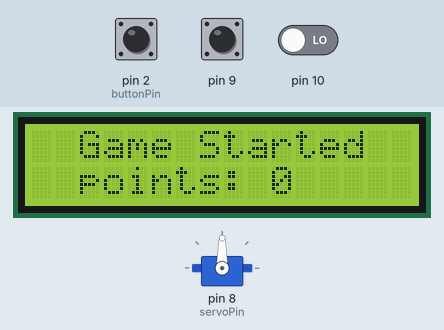
This sketch was run on a simulated Arduino Uno, built with avr-gcc and run on an emulated ATmega328P. On the bench: servo, 16×2 character LCD. The inputs (shaded band) are chosen by the test bench; at power-on: pin 2 (buttonPin) LOW, pin 9 LOW, pin 10 LOW. What the sketch prints to the serial monitor is not drawn.

Above: at 0.1 s.
At 4.2 s:
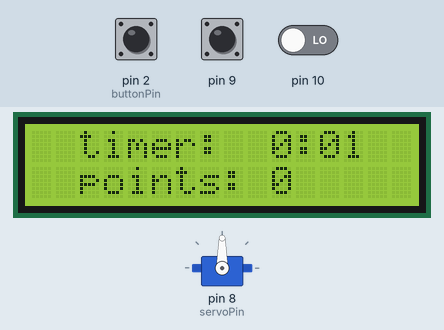
4.3 s: pin 2 (buttonPin) pulled HIGH for 0.15 s
6.5 s: pin 9 pulsed HIGH 5 times (0.12 s each, 0.3 s apart)
At 8.8 s:
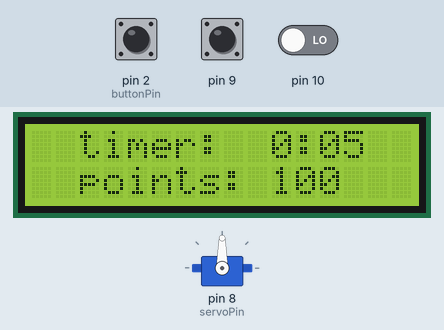
Timing chart, 0 to 10.3 s (numbered marks = the images above; inputs shaded):
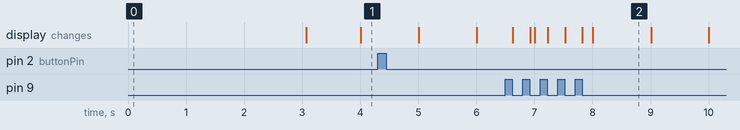

Measured:
- what the display in image 2 shows lasts 1.0 s, from 8.0 s to 9.0 s

The sketch:

aoe_project.ino
```cpp
#include <LiquidCrystal.h>
#include <Servo.h>

// Constants
// game time (seconds)
int gameTime = 120;
int degrees = 90;
int lowerPoints = 10;
int higherPoints = 20;

// struct to store data for each object
struct StateObject{
  int previousState;
  int counter;
  int currentState;
  int id;
};

// pins for lcd screen
const int rs = 12, en = 11, d4 = 4, d5 = 5, d6 = 6, d7 = 7;
LiquidCrystal lcd(rs, en, d4, d5, d6, d7);
int servoPin = 8;
int buttonPin = 2;

// declares servo
Servo servo1;

// declares objects
struct StateObject button1;
struct StateObject motionSensor1;
struct StateObject motionSensor2;

// class to store game data
class Game
{
   public:
    int gameState;
	int pointCounter;
  	int timeLeft;

    // printname is not defined inside class definition
  void init(){
    gameState = 1;
    pointCounter = 0;
  }

  void addPoints(int a){
    pointCounter += a;
  }

  void greetPlayer(){
    // message to play when game starts
    lcd.setCursor(0, 0);
    lcd.print("  Game Started  ");
    lcd.setCursor(0, 1);
    lcd.print("  points: ");
    lcd.print(pointCounter);
  }

  void startGame(){
    init();
    greetPlayer();
    servo1.write(degrees);
  }

  void gameRunning(){

    char line1[100];
    char line2[100];

    lcd.setCursor(0, 0);

    sprintf(line1,"  timer:  %01lu:%02lu",((millis() - 3000)/1000)/60,((millis() - 3000)/1000)%60);
    sprintf(line2,"  points: %d",pointCounter);

    lcd.print(line1);
    lcd.setCursor(0, 1);
    lcd.print(line2);

    if((millis() - 3000) >= (gameTime * 1000)){
      lcd.clear();
      gameState = 0;
    }
  }

  void endGame(){
    char line1[100];
    char line2[100];
    sprintf(line1,"  GAME OVER     ");
    sprintf(line2,"  SCORE: %d     ",pointCounter);

    lcd.print(line1);
    lcd.setCursor(0, 1);
    lcd.print(line2);

    servo1.write( -1 * degrees);
  }

};


// declares game
Game game1;

void setup()
{
  // sets up servo
  servo1.attach(servoPin);

  // sets pin 2 to read the button
  pinMode(2, INPUT);

  // sets the serial to read at 9600 bits/second
  Serial.begin(9600);

  // Sets up LCD as 16 x 2
  lcd.begin(16, 2);

  // initializes button 1
  button1.counter = 0;
  button1.previousState = 0;
  button1.currentState = 0;
  button1.id = 0;

  // initializes motionSensor 1
  motionSensor1.counter = 0;
  motionSensor1.previousState = 0;
  motionSensor1.currentState = 0;
  motionSensor1.id = 1;

  // initializes motionsensor 2
  motionSensor2.counter = 0;
  motionSensor2.previousState = 0;
  motionSensor2.currentState = 0;
  motionSensor2.id = 2;

  game1.startGame();
  delay(3000);
  lcd.clear();
}


// takes an object and "does" a function whenever it's triggered
void stateManager( struct StateObject *s, void (*functionPtr)(int, void*) , void *p ){
  if( (s->previousState) != ( s->currentState )){
    s->previousState = s->currentState;
    s->counter = (s->counter) + 1;

    if((s->counter % 2) == 0){
    	(*functionPtr)(s->id,p);
  	}

  }

}


// function after button is pressed (p is a void pointer) could be used for anything)
void buttonAction(int id, void *p){
  Serial.print("buttonPressed:");
  Serial.println(id);
}

// function after motion is detected
void motionSensorAction(int id, void *p){
  Serial.println("motion sensed at: ");
  Serial.println(id);

  if( id == 1){
   	Game *g = static_cast<Game*>(p);
    g->pointCounter += lowerPoints;
  }

  if( id == 2){
   	Game *g = static_cast<Game*>(p);
    g->pointCounter += higherPoints;
  }

}

void loop()
{
  // button logic
  /* -----------------------------------*/
  button1.currentState = digitalRead(buttonPin);
  stateManager( (&button1), &buttonAction, &game1);

  // motionSensor logic
  /*------------------------------------*/
  motionSensor1.currentState = digitalRead(10);
  stateManager( (&motionSensor1), &motionSensorAction, &game1);

  motionSensor2.currentState = digitalRead(9);
  stateManager( (&motionSensor2), &motionSensorAction, &game1);
  if(game1.gameState == 1){
    game1.gameRunning();
  }else{
    // game over logic
  	game1.endGame();
  }

}
```
